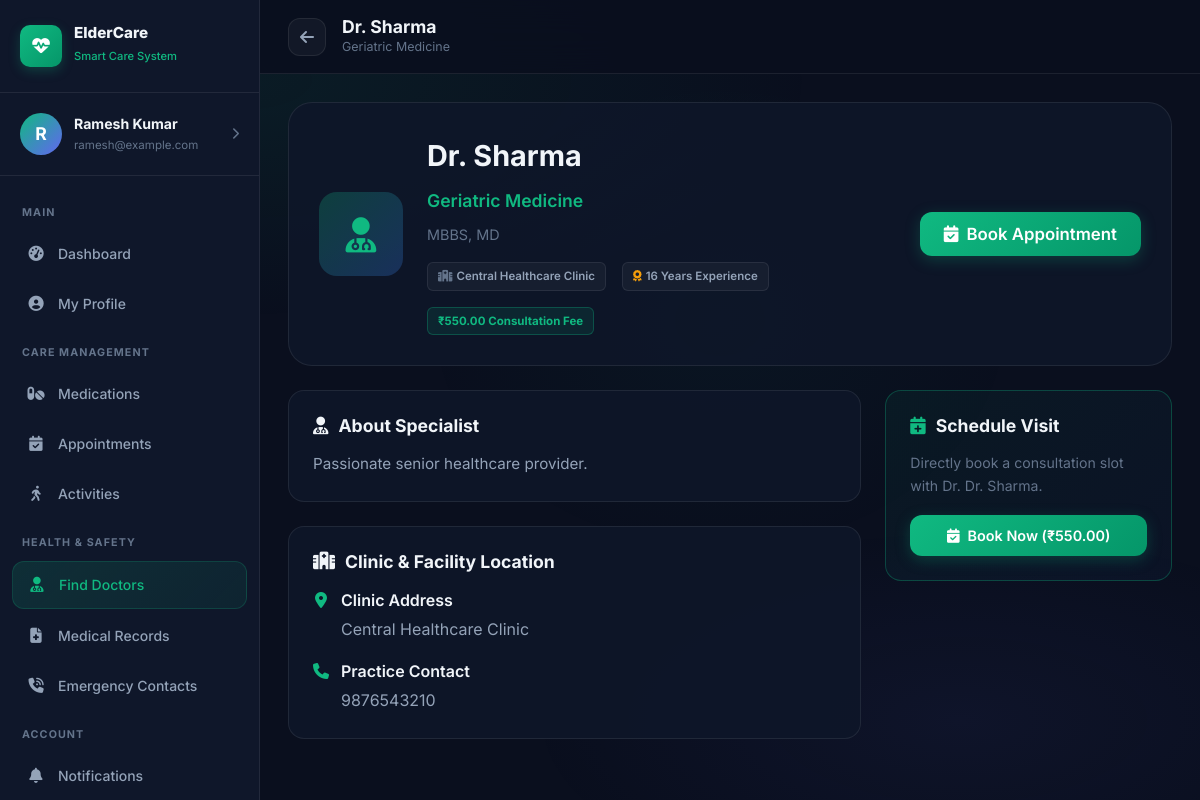
/users/doctors/1/ (signed in), run on the app's committed database.
### users/models.py (models this page shows, shortened)
class DoctorProfile(models.Model):
    user = models.OneToOneField(User, on_delete=models.CASCADE, related_name='doctor_profile')
    specialization = models.CharField(max_length=120)
    qualification = models.CharField(max_length=150, blank=True)
    experience_years = models.PositiveIntegerField(default=0)
    contact_phone = models.CharField(max_length=20, blank=True)
    clinic_address = models.TextField(blank=True)
    consultation_fee = models.DecimalField(max_digits=8, decimal_places=2, default=0.00)
    bio = models.TextField(blank=True)
    is_approved = models.BooleanField(default=False)
    created_at = models.DateTimeField(auto_now_add=True)
    @property
    def full_name(self):
        name = self.user.get_full_name() or self.user.username
        if not name.startswith("Dr."):
            return f"Dr. {name}"
        return name

### users/views.py (the view)
    @login_required
    def wrapper(request, *args, **kwargs):
        if not hasattr(request.user, 'elderly_profile') and not (request.user.is_staff or request.user.is_superuser):
            messages.error(request, "Access restricted to User (Elder User) accounts.")
            return redirect('login_redirect')
        return view_func(request, *args, **kwargs)

### users/views.py (called while the page is built)
def elderly_required(view_func):
    @login_required
    def wrapper(request, *args, **kwargs):
        if not hasattr(request.user, 'elderly_profile') and not (request.user.is_staff or request.user.is_superuser):
            messages.error(request, "Access restricted to User (Elder User) accounts.")
            return redirect('login_redirect')
        return view_func(request, *args, **kwargs)
    return wrapper

def get_next_month_end(date_val):
    if date_val.month == 12:
        ny = date_val.year + 1
        nm = 1
    else:
        ny = date_val.year
        nm = date_val.month + 1
    last_day = calendar.monthrange(ny, nm)[1]
    return date(ny, nm, last_day)

@elderly_required
def doctor_detail_view(request, doctor_id):
    doctor_profile = get_object_or_404(DoctorProfile, pk=doctor_id, is_approved=True)
    now = datetime.now()
    today = now.date()
    current_time = now.time()
    end_of_next_month = get_next_month_end(today)
    context = {
        'doctor': doctor_profile,
        'today': today.strftime('%Y-%m-%d'),
        'min_date_str': today.strftime('%Y-%m-%d'),
        'max_date_str': end_of_next_month.strftime('%Y-%m-%d'),
        'current_time': current_time.strftime('%H:%M'),
        'current_time_str': now.strftime("%I:%M %p"),
    }
    return render(request, 'user/doctor-detail.html', context)

### users/templates/user/doctor-detail.html (shortened to what this page needs)
{% load static %}
<!DOCTYPE html>
<html lang="en">
<head>
  <link rel="stylesheet" href="{% static 'css/main.css' %}?v=2.3" />
  <link rel="stylesheet" href="{% static 'css/dashboard.css' %}?v=2.3" />
  <link rel="stylesheet" href="{% static 'css/modules.css' %}?v=2.3" />
  <link rel="stylesheet" href="https://cdnjs.cloudflare.com/ajax/libs/font-awesome/6.5.1/css/all.min.css" />
</head>
<body>
  <div class="bg-gradient-mesh"></div>
  <div class="app-layout">
    <aside class="sidebar" id="sidebar">
      <div class="sidebar-header">
        <a href="{% url 'elderly_dashboard' %}" class="sidebar-brand">
          <div class="sidebar-logo"><i class="fas fa-heart-pulse"></i></div>
          <div class="sidebar-brand-text"><h3>ElderCare</h3><span>Smart Care System</span></div>
        </a>
      </div>
      <a href="{% url 'elderly_profile' %}" class="sidebar-user">
        <div class="avatar" id="sidebar_avatar" style="width:42px;height:42px;font-size:1.1rem;background:linear-gradient(135deg,var(--primary),var(--accent));display:flex;align-items:center;justify-content:center;border-radius:50%;color:white;font-weight:700;">
          {{ request.user.username|first|upper }}
        </div>
        <div class="sidebar-user-info">
          <div class="user-name">{{ request.user.get_full_name|default:request.user.username }}</div>
          <div class="user-email">{{ request.user.email }}</div>
        </div>
        <i class="fas fa-chevron-right" style="color:var(--text-muted);font-size:0.75rem;"></i>
      </a>
      <nav class="sidebar-nav">
        <span class="nav-section-label">Main</span>
        <a href="{% url 'elderly_dashboard' %}" class="nav-link"><span class="nav-icon"><i class="fas fa-gauge-high"></i></span>Dashboard</a>
        <a href="{% url 'elderly_profile' %}" class="nav-link"><span class="nav-icon"><i class="fas fa-user-circle"></i></span>My Profile</a>
        <span class="nav-section-label">Care Management</span>
        <a href="{% url 'elderly_prescriptions' %}" class="nav-link"><span class="nav-icon"><i class="fas fa-pills"></i></span>Medications</a>
        <a href="{% url 'elderly_appointments' %}" class="nav-link"><span class="nav-icon"><i class="fas fa-calendar-check"></i></span>Appointments</a>
        <a href="{% url 'elderly_activities' %}" class="nav-link"><span class="nav-icon"><i class="fas fa-person-walking"></i></span>Activities</a>
        <span class="nav-section-label">Health & Safety</span>
        <a href="{% url 'doctors' %}" class="nav-link active"><span class="nav-icon"><i class="fas fa-user-doctor"></i></span>Find Doctors</a>
        <a href="{% url 'elderly_medical' %}" class="nav-link"><span class="nav-icon"><i class="fas fa-file-medical"></i></span>Medical Records</a>
        <a href="{% url 'elderly_emergency' %}" class="nav-link"><span class="nav-icon"><i class="fas fa-phone-volume"></i></span>Emergency Contacts</a>
        <span class="nav-section-label">Account</span>
        <a href="{% url 'notifications' %}" class="nav-link"><span class="nav-icon"><i class="fas fa-bell"></i></span>Notifications</a>
      </nav>
    </aside>
    <main class="main-content">
      <header class="topbar">
        <div class="topbar-left">
          <a href="{% url 'doctors' %}" class="topbar-btn" title="Back to Doctors">
            <i class="fas fa-arrow-left"></i>
          </a>
          <div class="topbar-title">
            <h2>{{ doctor.full_name }}</h2>
            <p>{{ doctor.specialization }}</p>
          </div>
        </div>
      </header>
      <div class="page-content">
        <div class="profile-hero animate-fadeInUp">
          <div style="width:84px; height:84px; border-radius:18px; background:linear-gradient(135deg,rgba(16,185,129,0.25),rgba(59,130,246,0.25)); display:flex; align-items:center; justify-content:center; color:var(--primary); font-size:2.2rem; flex-shrink:0;">
            <i class="fas fa-user-doctor"></i>
          </div>
          <div class="profile-hero-info">
            <div class="hero-name">{{ doctor.full_name }}</div>
            <div class="hero-spec">{{ doctor.specialization }}</div>
            {% if doctor.qualification %}
              <div style="color:var(--text-muted); font-size:0.9rem;">{{ doctor.qualification }}</div>
            {% endif %}
            <div style="display:flex; gap:16px; margin-top:8px; flex-wrap:wrap; font-size:0.88rem;">
              {% if doctor.clinic_address %}
                <span class="meta-tag" style="background:var(--bg-glass); border:1px solid var(--bg-glass-border); padding:4px 10px; border-radius:6px; color:var(--text-secondary);">
                  <i class="fas fa-hospital" style="color:var(--text-muted);"></i> {{ doctor.clinic_address }}
                </span>
              {% endif %}
              <span class="meta-tag" style="background:var(--bg-glass); border:1px solid var(--bg-glass-border); padding:4px 10px; border-radius:6px; color:var(--text-secondary);">
                <i class="fas fa-award" style="color:var(--warning);"></i> {{ doctor.experience_years }} Years Experience
              </span>
              <span class="meta-tag" style="background:rgba(16,185,129,0.1); border:1px solid rgba(16,185,129,0.3); padding:4px 10px; border-radius:6px; color:var(--primary); font-weight:700;">
                ₹{{ doctor.consultation_fee }} Consultation Fee
              </span>
            </div>
          </div>
          <div>
            <button class="btn btn-primary" onclick="openBookingModal()" style="padding:12px 24px; font-size:1.05rem;">
              <i class="fas fa-calendar-check"></i> Book Appointment
            </button>
          </div>
        </div>
        <div class="detail-grid animate-fadeInUp delay-1">
          <div style="display:flex; flex-direction:column; gap:24px;">
            <div class="detail-card">
              <h3><i class="fas fa-user-doctor"></i> About Specialist</h3>
              <p style="color:var(--text-secondary); line-height:1.6; font-size:0.95rem;">
                {{ doctor.bio|default:"Dedicated geriatric healthcare professional committed to holistic elder care, preventive medicine, and personal consultation for senior well-being." }}
              </p>
            </div>
            <div class="detail-card">
              <h3><i class="fas fa-hospital"></i> Clinic & Facility Location</h3>
              <div class="info-list">
                <div class="info-item">
                  <i class="fas fa-location-dot"></i>
                  <div>
                    <div style="font-weight:600; margin-bottom:4px; color:var(--text-primary);">Clinic Address</div>
                    <div style="color:var(--text-secondary);">{{ doctor.clinic_address|default:"General OPD Clinic" }}</div>
                  </div>
                </div>
                {% if doctor.contact_phone %}
                  <div class="info-item">
                    <i class="fas fa-phone"></i>
                    <div>
                      <div style="font-weight:600; margin-bottom:4px; color:var(--text-primary);">Practice Contact</div>
                      <div style="color:var(--text-secondary);">{{ doctor.contact_phone }}</div>
                    </div>
                  </div>
                {% endif %}
              </div>
            </div>
          </div>
          <div style="display:flex; flex-direction:column; gap:24px;">
            <div class="detail-card" style="border-color:rgba(16,185,129,0.3); background:linear-gradient(135deg,rgba(16,185,129,0.06),rgba(59,130,246,0.04));">
              <h3><i class="fas fa-calendar-plus" style="color:var(--primary)"></i> Schedule Visit</h3>
              <p style="font-size:0.88rem; color:var(--text-muted); margin-bottom:18px;">
                Directly book a consultation slot with Dr. {{ doctor.full_name }}.
              </p>
              <button class="btn btn-primary" onclick="openBookingModal()" style="width:100%; justify-content:center;">
                <i class="fas fa-calendar-check"></i> Book Now (₹{{ doctor.consultation_fee }})
              </button>
            </div>
          </div>
        </div>
      </div>
    </main>
  </div>
</body>
</html>

### users/static/users/css/main.css (style rules this page uses)
:root { --primary: #10b981; --primary-dark: #059669; --primary-light: #34d399; --primary-glow: rgba(16, 185, 129, 0.25); --accent: #6366f1; --accent-light: #818cf8; --bg-base: #0a0f1e; --bg-surface: #0f172a; --bg-card: rgba(15, 23, 42, 0.85); --bg-card-hover: rgba(20, 30, 55, 0.95); --bg-glass: rgba(255, 255, 255, 0.04); --bg-glass-border: rgba(255, 255, 255, 0.08); --text-primary: #f1f5f9; --text-secondary: #94a3b8; --text-muted: #64748b; --text-accent: #10b981; --success: #10b981; --warning: #f59e0b; --danger: #ef4444; --info: #3b82f6; --radius-sm: 8px; --radius-md: 12px; --radius-lg: 16px; --radius-xl: 24px; --radius-full: 9999px; --shadow-sm: 0 2px 8px rgba(0, 0, 0, 0.3); --shadow-md: 0 4px 20px rgba(0, 0, 0, 0.4); --shadow-lg: 0 8px 40px rgba(0, 0, 0, 0.5); --shadow-glow: 0 0 30px rgba(16, 185, 129, 0.2); --sidebar-width: 260px; --sidebar-collapsed: 72px; --transition: 0.25s ease; --transition-slow: 0.4s ease; }
*, *::before, *::after { box-sizing: border-box; margin: 0; padding: 0; }
html { scroll-behavior: smooth; }
body { font-family: 'Inter', system-ui, sans-serif; background-color: var(--bg-base); color: var(--text-primary); min-height: 100vh; line-height: 1.6; overflow-x: hidden; }
h1, h2, h3, h4, h5 { font-weight: 700; line-height: 1.2; }
h2 { font-size: clamp(1.3rem, 2.5vw, 1.7rem); }
h3 { font-size: 1.2rem; }
p { color: var(--text-secondary); }
a { color: var(--primary); text-decoration: none; transition: color var(--transition); }
.btn { display: inline-flex; align-items: center; justify-content: center; gap: 8px; padding: 12px 24px; border: none; border-radius: var(--radius-md); font-family: 'Inter', sans-serif; font-size: 0.9rem; font-weight: 600; cursor: pointer; transition: all var(--transition); white-space: nowrap; text-decoration: none; }
.btn-primary { background: linear-gradient(135deg, var(--primary), var(--primary-dark)); color: #fff; box-shadow: 0 4px 15px var(--primary-glow); }
.avatar { border-radius: var(--radius-full); overflow: hidden; display: flex; align-items: center; justify-content: center; background: linear-gradient(135deg, var(--primary), var(--accent)); flex-shrink: 0; }
.bg-gradient-mesh { position: fixed; inset: 0; pointer-events: none; z-index: 0; background: radial-gradient(ellipse 80% 50% at 20% 10%, rgba(16, 185, 129, 0.08) 0%, transparent 60%), radial-gradient(ellipse 60% 40% at 80% 90%, rgba(99, 102, 241, 0.06) 0%, transparent 60%), radial-gradient(ellipse 50% 60% at 60% 40%, rgba(16, 185, 129, 0.04) 0%, transparent 50%); }
.animate-fadeInUp { animation: fadeInUp 0.5s ease both; }
.delay-1 { animation-delay: 0.1s; }

### users/static/users/css/modules.css (style rules this page uses)
.meta-tag { display: inline-flex; align-items: center; gap: 4px; padding: 3px 10px; border-radius: var(--radius-full); font-size: 0.72rem; font-weight: 600; background: var(--bg-glass); border: 1px solid var(--bg-glass-border); color: var(--text-secondary); }

### users/templates/user/doctor-detail.html (style rules this page uses)
.profile-hero { background: var(--bg-card); border: 1px solid var(--bg-glass-border); border-radius: var(--radius-xl); padding: 30px; margin-bottom: 24px; display: flex; flex-direction: column; gap: 24px; }
@media (min-width: 768px) { .profile-hero { flex-direction: row; align-items: center; } }
.profile-hero-info { flex: 1; display: flex; flex-direction: column; gap: 8px; }
.hero-name { font-size: 1.8rem; font-weight: 700; color: var(--text-primary); }
.hero-spec { font-size: 1.1rem; color: var(--primary); font-weight: 600; }
.detail-grid { display: grid; grid-template-columns: 1fr; gap: 24px; }
@media (min-width: 768px) { .detail-grid { grid-template-columns: 2fr 1fr; } }
.detail-card { background: var(--bg-card); border: 1px solid var(--bg-glass-border); border-radius: var(--radius-lg); padding: 24px; }
.detail-card h3 { font-size: 1.1rem; margin-bottom: 16px; display: flex; align-items: center; gap: 10px; color: var(--text-primary); }
.info-list { display: flex; flex-direction: column; gap: 16px; }
.info-item { display: flex; gap: 12px; }
.info-item i { margin-top: 4px; color: var(--primary); width: 16px; text-align: center; }

### data on the page
DoctorProfile: full_name "Dr. Sharma", specialization "Geriatric Medicine", qualification "MBBS, MD", clinic_address "Central Healthcare Clinic", experience_years "16", consultation_fee "550.00", bio "Passionate senior healthcare provider.", contact_phone "9876543210"

### other printed values
{{ request.user.username|first|upper }} "R"
{{ request.user.get_full_name|default:request.user.username }} "Ramesh Kumar"
{{ request.user.email }} "ramesh@example.com"
